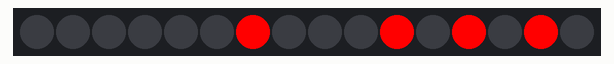
Recording of a sketch running on a simulated Arduino Uno, built with avr-gcc and run on an emulated ATmega328P. Parts: 16 RGB LEDs in strip order, left to right. Random numbers use the default seed unless the sketch sets one.

Above: at 0.1 s.
At 4.6 s:
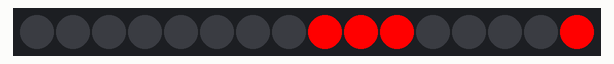
At 9.6 s:
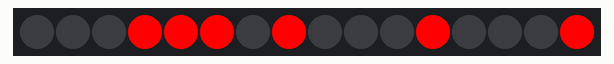
At 19.6 s:
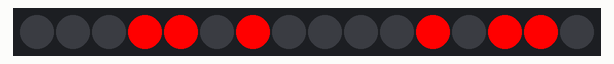
At 28.7 s:
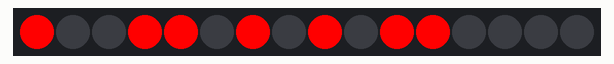
At 39.2 s:
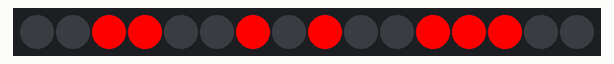

The sketch:

sketch.ino
```cpp
#include <Adafruit_NeoPixel.h>

#define LED_PIN 6        // Data Pin
#define LED_COUNT 16     // Number of LEDs in your RGB strip

Adafruit_NeoPixel strip(LED_COUNT, LED_PIN, NEO_GRB + NEO_KHZ800);

void setup() {
  strip.begin();
  strip.show();  // Initialize all pixels to 'off'
}

void loop() {
  // Flicker effect
  for (int j = 0; j < 10; j++) {  // Repeat the flicker 10 times
    flickerEffect(strip.Color(255, 0, 0));  // Red color for flickering
    delay(500);  // Delay between flickers
  }

  // Reset to off
  setColor(strip.Color(0, 0, 0));
  delay(1000);  // Delay for 1 second before starting again
}

void flickerEffect(uint32_t flickerColor) {
  for (int i = 0; i < LED_COUNT; i++) {
    if (random(3) == 0) {  // Randomly flicker this LED
      strip.setPixelColor(i, flickerColor);  // Use flickerColor parameter
    } else {
      strip.setPixelColor(i, strip.Color(0, 0, 0));  // Off
    }
  }
  strip.show();
}

void setColor(uint32_t color) {
  for (int i = 0; i < LED_COUNT; i++) {
    strip.setPixelColor(i, color);
  }
  strip.show();
}
```

Measured:
- what the display in image 1 shows lasts 0.5 s, from 4.5 s to 5.0 s
